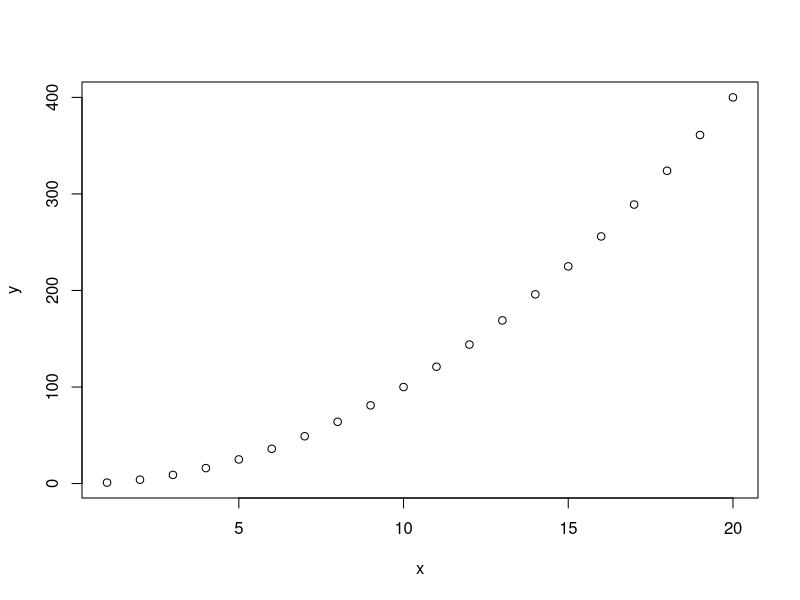
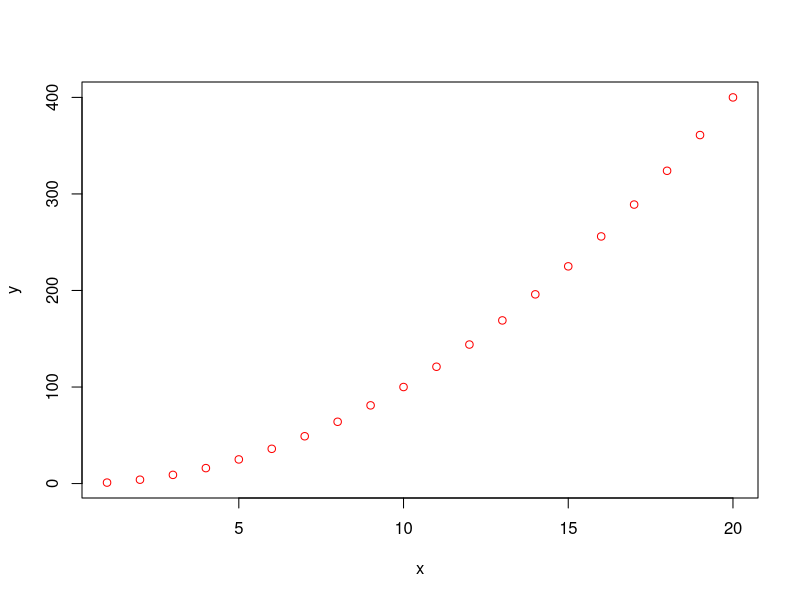
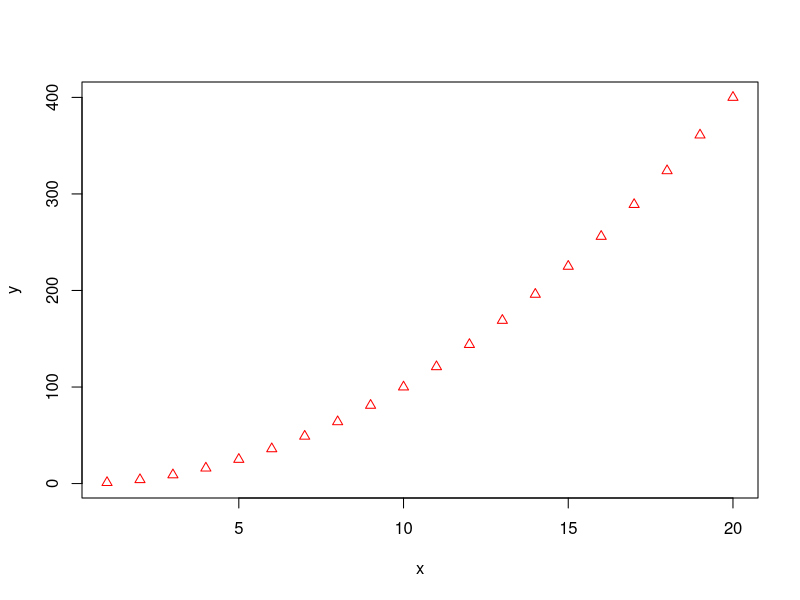
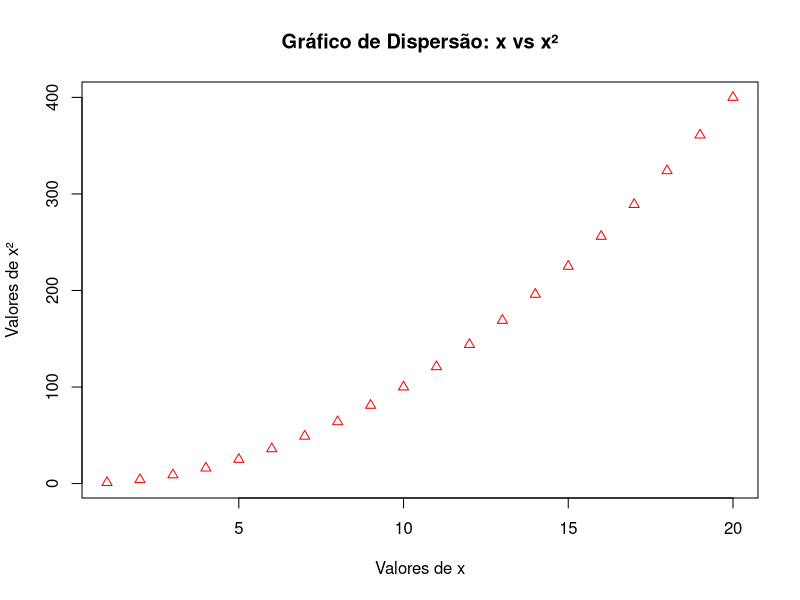
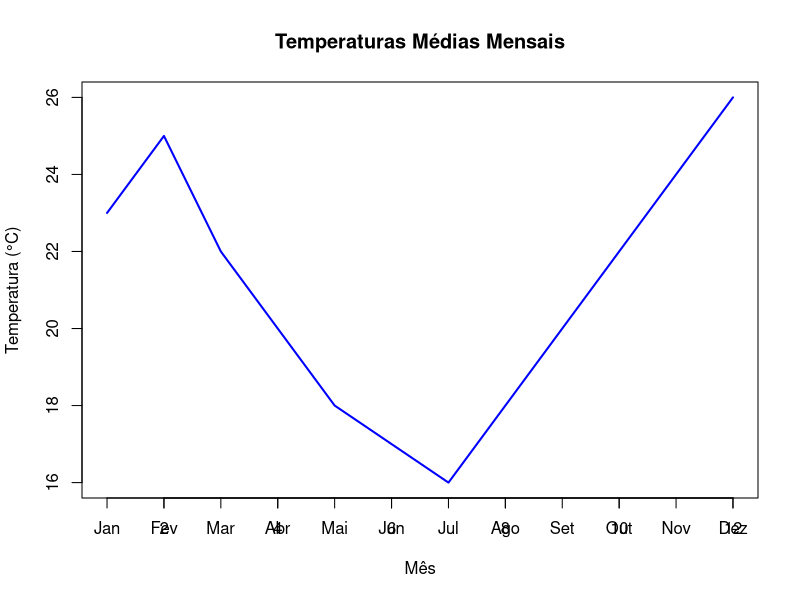
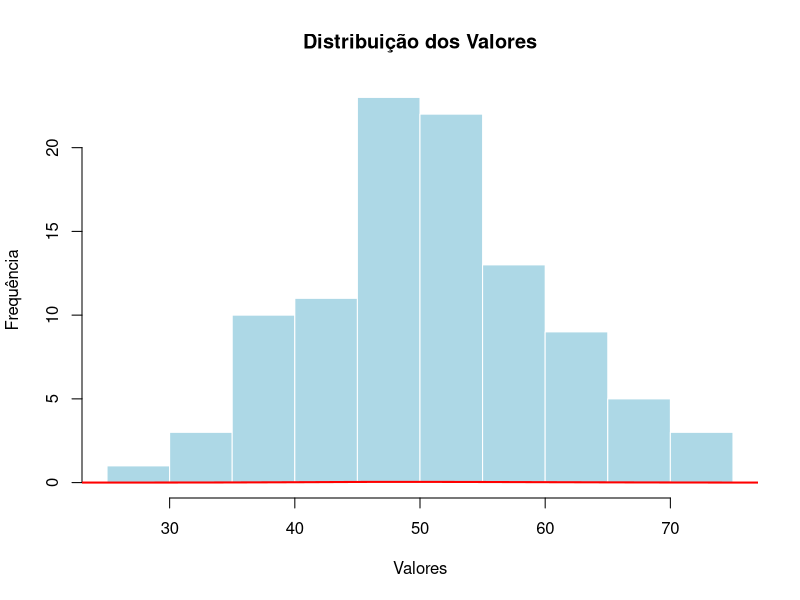
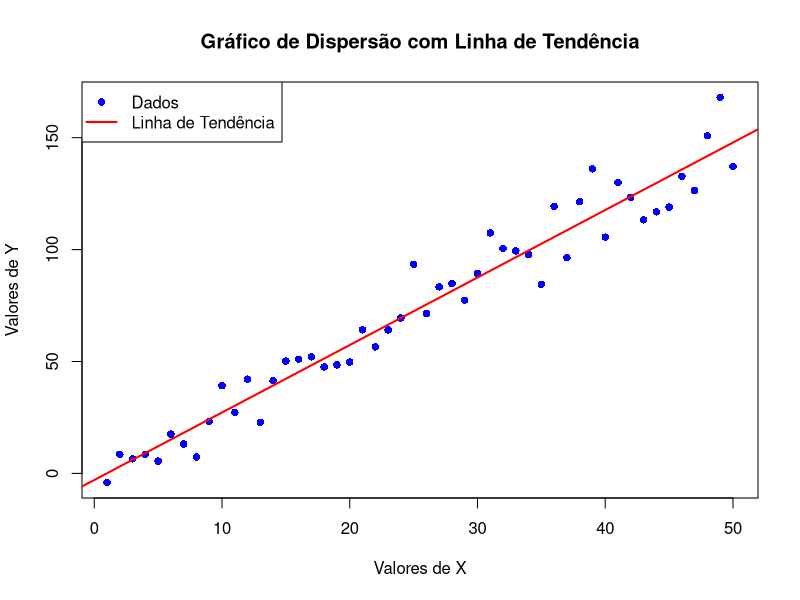
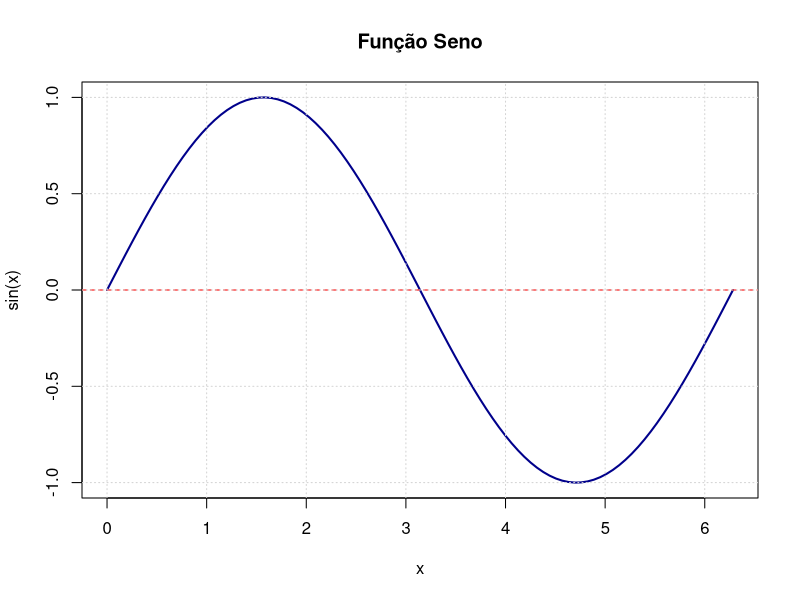

The R script that drew these images, in order:
# 1. Gráfico de dispersão x vs x²
x <- 1:20
y <- x^2

# Plot inicial
plot(x, y)

# a) Mudar cor para vermelho
plot(x, y, col="red")

# b) Mudar símbolo para triângulo (pch=2)
plot(x, y, col="red", pch=2)

# c) Adicionar título e rótulos
plot(x, y, col="red", pch=2,
     main="Gráfico de Dispersão: x vs x²",
     xlab="Valores de x",
     ylab="Valores de x²")

# 2. Gráfico de temperaturas médias mensais
tempo <- 1:12
temperaturas <- c(23, 25, 22, 20, 18, 17, 16, 18, 20, 22, 24, 26)

# Criar gráfico de linha com personalizações
plot(tempo, temperaturas, 
     type = "l",           # tipo linha
     col = "blue",         # cor azul
     lwd = 2,              # espessura da linha
     main = "Temperaturas Médias Mensais",
     xlab = "Mês",
     ylab = "Temperatura (°C)")

# Adicionar legendas nos meses (opcional)
axis(1, at=1:12, labels=c("Jan","Fev","Mar","Abr","Mai","Jun",
                         "Jul","Ago","Set","Out","Nov","Dez"))

# 3. Histograma da distribuição normal
# Gerar 100 valores normais
set.seed(123)  # Para reprodutibilidade
valores <- rnorm(100, mean = 50, sd = 10)

# Criar histograma com personalizações
hist(valores, 
     breaks = 15,         # 15 quebras
     col = "lightblue",   # cor das barras
     border = "white",    # cor da borda
     main = "Distribuição dos Valores",
     xlab = "Valores",
     ylab = "Frequência")

# Adicionar linha de densidade (opcional)
lines(density(valores), col = "red", lwd = 2)

# 4. Gráfico de dispersão com linha de tendência
# Gerar valores
x <- 1:50
y <- 3*x + rnorm(50, 0, 10)  # y = 3x + ruído normal

# Criar gráfico de dispersão personalizado
plot(x, y,
     col = "blue",        # pontos azuis
     pch = 16,           # círculos preenchidos
     lwd = 2,            # espessura dos pontos
     main = "Gráfico de Dispersão com Linha de Tendência",
     xlab = "Valores de X",
     ylab = "Valores de Y")

# Adicionar linha de tendência
abline(lm(y ~ x), col = "red", lwd = 2)

# Adicionar legenda
legend("topleft", 
       legend = c("Dados", "Linha de Tendência"),
       col = c("blue", "red"),
       pch = c(16, NA),
       lty = c(NA, 1),
       lwd = c(2, 2))

# 5. Gráfico da função seno
# Criar sequência de valores x
x <- seq(0, 2*pi, length.out = 100)
y <- sin(x)

# Criar gráfico em linha
plot(x, y, 
     type = "l",         # tipo linha
     col = "darkblue",   # cor da linha
     lwd = 2,            # espessura
     main = "Função Seno",
     xlab = "x",
     ylab = "sin(x)")

# Adicionar linha horizontal em y = 0
abline(h = 0, col = "red", lty = 2)  # linha tracejada vermelha

# Adicionar grade (opcional)
grid()

# 6. Gráfico com vetores dados
x <- c(4, 7, 8, 9, 10, 12, 14, 16, 18, 20)
y <- c(2, 4, 7, 10, 15, 20, 28, 32, 40, 50)

# a) Plot com pontos sólidos
plot(x, y, pch = 16)  # ponto sólido

# b) Adicionar linha de regressão vermelha
linha_reg <- lm(y ~ x)
lines(x, predict(linha_reg), col = "red", lwd = 2)

# c) Adicionar linha horizontal em y = 20
abline(h = 20, col = "blue", lty = 2)

# d) Adicionar linha vertical em x = 12
abline(v = 12, col = "green", lty = 2)

# Personalizar gráfico
title(main = "Gráfico de Dispersão com Linhas de Referência",
      xlab = "Valores de X",
      ylab = "Valores de Y")

# Adicionar legenda
legend("topleft", 
       legend = c("Dados", "Regressão", "Linha y = 20", "Linha x = 12"),
       col = c("black", "red", "blue", "green"),
       lty = c(NA, 1, 2, 2),
       pch = c(16, NA, NA, NA))




